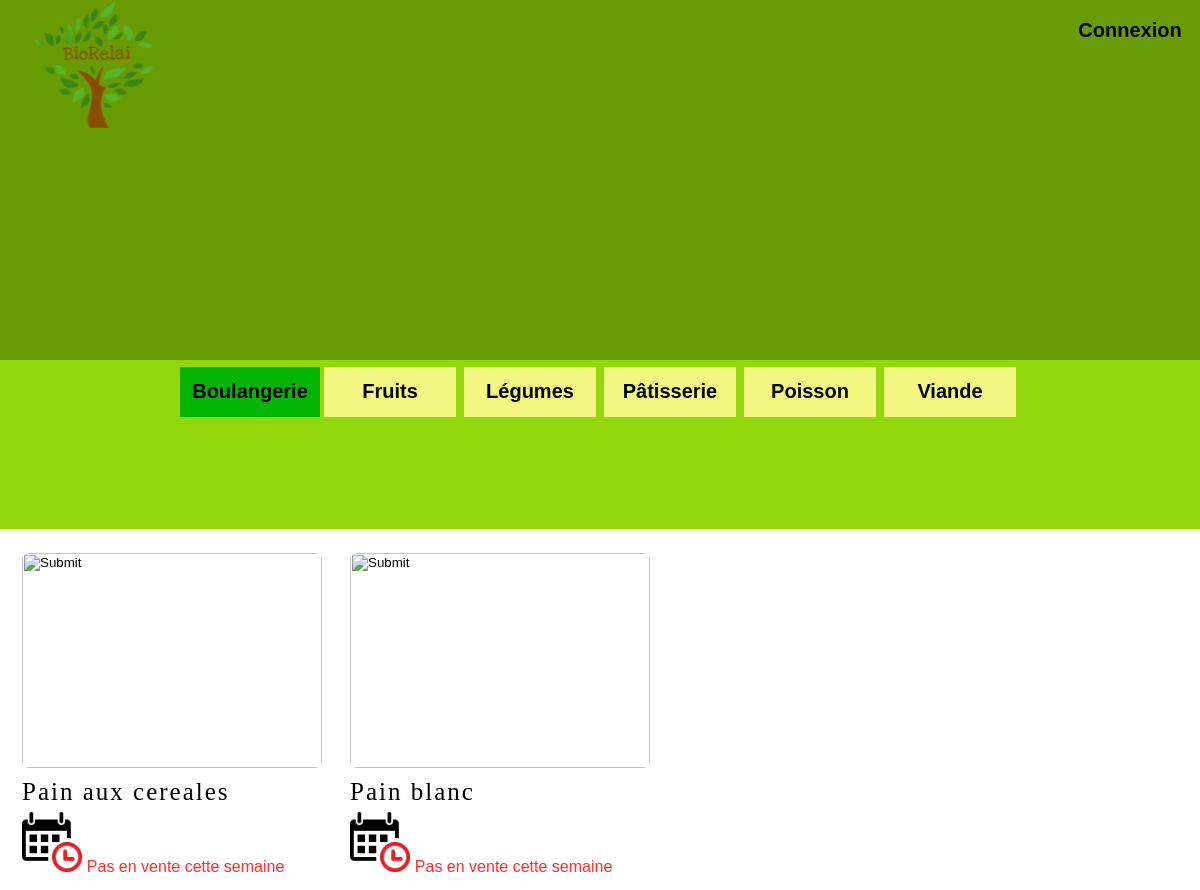
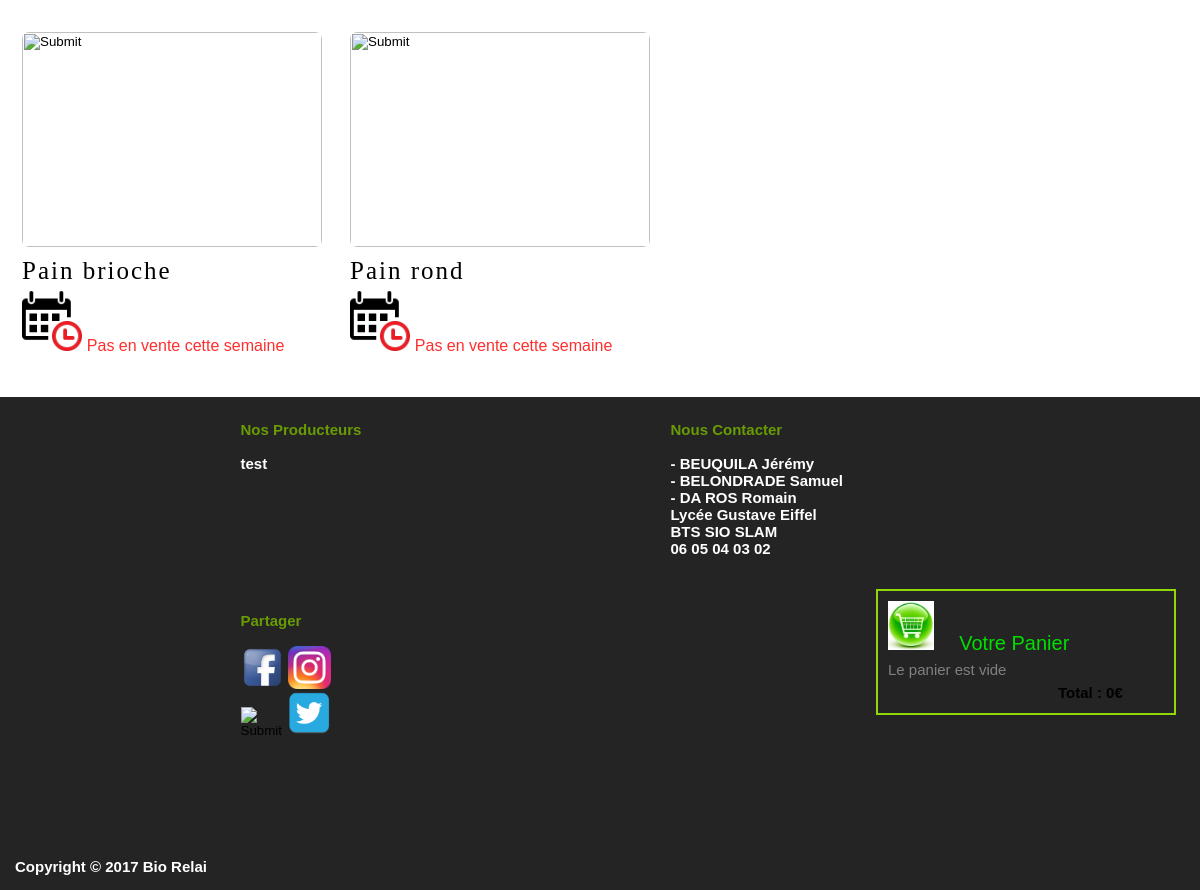
Screenshot of /index.php?TypeProduit=BOU with the database file from the repository (2 pictures, top to bottom).
### tables this page shows
CREATE TABLE IF NOT EXISTS TYPEPRODUIT
 (
   CODE CHAR(32) NOT NULL  ,
   LIBELLE CHAR(32) NULL
   , PRIMARY KEY (CODE)
 )
 comment = "";

CREATE TABLE IF NOT EXISTS PRODUIT
 (
   CODE CHAR(32) NOT NULL  ,
   NOM CHAR(32) NULL  ,
   TYPEPRODUIT CHAR(32) NOT NULL
   , PRIMARY KEY (CODE)
 )
 comment = "";

### modele/DTO/typeProduit.php (called while the page is built, shortened)
<?php
class TypeProduits
{
  private   $lesTypes;
  function __construct($lesTypes)
  {
    $this->lesTypes = $lesTypes;
  }
  public function getLesTypes()
  {
    return $this->lesTypes;
  }
}
 ?>

### modele/dao.php (called while the page is built, shortened)
<?php
class DBConnex extends PDO{
	private static $instance;
	public static function getInstance(){
		if ( !self::$instance ){
			self::$instance = new DBConnex();
		}
		return self::$instance;
	}
  public function queryFetchAll($sql){
		$sth  = $this -> query($sql);
		if ( $sth ){
			return $sth -> fetchAll(PDO::FETCH_ASSOC);
		}
		return false;
	}
}
class TypeProduitDAO{
	public static function selectListeTypeProduit()
  {
    $result = array();
    $sql = "SELECT * FROM  	typeproduit;";
    $liste = DBConnex::getInstance()->queryFetchAll($sql);
    if (count($liste) > 0)
    {
      foreach ($liste as $typeproduit)
      {
        $typeproduit = new TypeProduit($typeproduit['CODE'], $typeproduit['LIBELLE']);
        $result[] = $typeproduit;
      }
    }
    return $result;
  }
}
class ProduitDAO{
	public static function selectListeProduit($typeProduit)
  {
    $result = array();
    $sql = "SELECT * FROM  	produit where typeproduit='" . $typeProduit . "';";
    $liste = DBConnex::getInstance()->queryFetchAll($sql);
    if (count($liste) > 0)
    {
      foreach ($liste as $produit)
      {
        $produit = new Produit($produit['CODE'], $produit['NOM'],$produit['TYPEPRODUIT']);
        $result[] = $produit;
      }
    }
    return $result;
  }
}
 ?>

### controleur/controleurProduit.php (called while the page is built, shortened)
<?php
$_SESSION['ListeProduits'] = new Produits(ProduitDAO::selectListeProduit($_SESSION['typeProduitSelected']));
foreach ($_SESSION['ListeProduits']->getLesProduits() as $OBJ){
  $correct = preg_replace('#[\\/\'" éàâäêçèë]#', "", $OBJ->getNom());
  $correct = strtolower($correct);
  $correct = 'image/'.$correct;
  $formProduit = new Formulaire("POST","index.php","formProduit","produitthis");
  $formProduit->ajouterComposantLigne($formProduit->creerInputImage('imgProduit', 'imgProduit', $correct));
  $formProduit->ajouterComposantTab();
  $formProduit->ajouterComposantLigne($formProduit->creerLabelFor(ucfirst($OBJ->getNom()),"nomProduit"));
  $formProduit->ajouterComposantTab();
  if(ProduitDAO::estEnVente($OBJ,date("Y-m-d"))==1){
    $formProduit->ajouterComposantLigne($formProduit->concactComposants($formProduit->creerLabelFor("Prix : ","lblprixProd"),
                                        $formProduit->creerLabelFor(ProduitDAO::LePrixProduit($OBJ,date("Y-m-d"))."€",'prixProd'),0));
    $formProduit->ajouterComposantTab();
    $formProduit->ajouterComposantLigne($formProduit->concactComposants($formProduit->creerLabelFor("Quantité : ","lblQteProd"),
                                        $formProduit->creerLabelFor(ProduitDAO::LaQteProduit($OBJ,date("Y-m-d")),'QteProd'),0));
		if (!isset($_SESSION['typeIdentite']) || $_SESSION['typeIdentite'] == 'C'){
    	$formProduit->ajouterComposantLigne($formProduit->creerInputSubmitPanier($OBJ->getCode(),"ajoutCommande-btn"," Ajouter au panier "));
		}
  }
  elseif (ProduitDAO::estEnVente($OBJ,date("Y-m-d"))==0) {
    $formProduit->ajouterComposantLigne($formProduit->concactComposants($formProduit->creerInputImage2('imgCarton', 'imgCarton', "image\carton.jpg"),
                                                                        $formProduit->creerLabelFor(" Rupture de stock ","lblRupture"),0));
  }
  else{
    $formProduit->ajouterComposantLigne($formProduit->concactComposants($formProduit->creerInputImage2('imgTime', 'imgTime', "image\itime.jpg"),
                                        $formProduit->creerLabelFor(" Pas en vente cette semaine ","lblRupture"),0));
  }
  $formProduit->ajouterComposantTab();
  $formProduit->creerFormulaire();
}
include "vue/vueProduit.php";
 ?>

### library/formulaire.php (the view, shortened to what this page needs)
<?php
class Formulaire{
	private $method;
	private $action;
	private $nom;
	private $style;
	private $formulaireToPrint;
	private $ligneComposants = array();
	private $tabComposants = array();
	public function __construct($uneMethode, $uneAction , $unNom,$unStyle ){
		$this->method = $uneMethode;
		$this->action =$uneAction;
		$this->nom = $unNom;
		$this->style = $unStyle;
	}
	public function concactComposants($unComposant , $autreComposant ,$nbRetourLigne){
		for ($i=0; $i < $nbRetourLigne ; $i++) {
			$unComposant .= '<br>';
		}
		$unComposant .=  $autreComposant;
		return $unComposant ;
	}
	public function ajouterComposantLigne($unComposant){
		$this->ligneComposants[] = $unComposant;
	}
	public function ajouterComposantTab(){
		$this->tabComposants[] = $this->ligneComposants;
		$this->ligneComposants = array();
	}
	public function creerLabelFor($unLabel,$unNom){
		$composant = "<label style='width: 10px;height: 10px;' class = '" . $unNom . "' />" . $unLabel . "</label>";
		return $composant;
	}
	public function creerInputLogo($unNom, $unId, $uneSource){
		$composant = "<input  type = 'image' name = '" . $unNom . "' id = '" . $unId . "' ";
		$composant .= "src = '" . $uneSource . "'/>";
		return $composant;
	}
	public function creerInputImage($unNom, $uneClasse, $uneSource){
		$composant = "<input style='width:300px;' type = 'image' name = '" . $unNom . "' class= '" . $uneClasse . "' ";
		$composant .= "src = '" . $uneSource . "'/> ";
		return $composant;
	}
	public function creerInputImage2($unNom, $uneClasse, $uneSource){
		$composant = "<input  type = 'image' name = '" . $unNom . "' class= '" . $uneClasse . "' ";
		$composant .= "src = '" . $uneSource . "'/> ";
		return $composant;
	}
	public function creerFormulaire(){
		$this->formulaireToPrint = "<form method = '" .  $this->method . "' ";
		$this->formulaireToPrint .= "action = '" .  $this->action . "' enctype='multipart/form-data' ";
		$this->formulaireToPrint .= "name = '" .  $this->nom . "' ";
		$this->formulaireToPrint .= "class = '" .  $this->style . "' ><table>";
		foreach ($this->tabComposants as $uneLigneComposants){
			$this->formulaireToPrint .= "<tr><td><table>";
			foreach ($uneLigneComposants as $unComposant){
				$this->formulaireToPrint .= "<td>";
				$this->formulaireToPrint .= $unComposant ;
				$this->formulaireToPrint .= "</td>";
			}
			$this->formulaireToPrint .= "</table></td></tr>";
		}
		$this->formulaireToPrint .= "</table></form>";
		return $this->formulaireToPrint ;
	}
	public function afficherFormulaire(){
		return $this->formulaireToPrint ;
	}
}

### index.php (shortened to what this page needs)
<!DOCTYPE html>
<html lang="fr">
	<head>
	</head>
	<body>
		<?php
			include_once 'controleur/controleurPrincipal.php';
		?>
	</body>
</html>

### controleur/controleurPrincipal.php (shortened to what this page needs)
<?php
require_once 'library/menu.php';
require_once 'library/formulaire.php';
require_once 'modele/dao.php';
require_once 'modele\DTO\typeProduit.php';
$theMenuType=null;
	$_SESSION['ListeTypeProduit'] = new TypeProduits(TypeProduitDAO::selectListeTypeProduit());
	foreach ($_SESSION['ListeTypeProduit']->getLesTypes() as $OBJ){
	$menuTypeProduit = new menu("menuTypeProd");
	$menuTypeProduit->ajouterComposant($menuTypeProduit->creerItemLien($OBJ->getCode(),ucfirst($OBJ->getLibelle())));
	$theMenuType .= $menuTypeProduit->creerMenuType("TypeProduit",$_SESSION['TypeProduit']);
	}
$menuPrincipal = new Menu("menuP");
if (isset($_SESSION['identite']))
{
	$menuPrincipal->ajouterComposant($menuPrincipal->creerItemLien('InfoClient',"Bienvenue : " . $_SESSION['identite'][3]));
}
else
{
	$menuPrincipal->ajouterComposant($menuPrincipal->creerItemLien('Connexion',"Connexion"));
}
$leMenuP = $menuPrincipal->creerMenu('menuPrincipal');
include_once dispatcher::dispatch($_SESSION['menuPrincipal']);
 ?>

### library/menu.php (shortened to what this page needs)
<?php
class Menu{
	private $style;
	private $composants = array();
	public function __construct($unStyle ){
		$this->style = $unStyle;
	}
	public function ajouterComposant($unComposant){
		$this->composants[] = $unComposant;
	}
	public function creerMenu($nomMenu){
		$menu = "<ul class = '" .  $this->style . "'>";
		foreach($this->composants as $composant){
				$menu .= "<li>";
				$menu .= "<a href='index.php?". $nomMenu ;
				$menu .= "=" . $composant[0] . "' >";
				$menu .= "<span>" . $composant[1] ."</span>";
				$menu .= "</a>";
			$menu .= "</li>";
		}
		$menu .= "</ul>";
		return $menu ;
	}
	public function creerMenuType($nomMenu,$composantActif){
		$menu = "<ul class = '" .  $this->style . "'>";
		foreach($this->composants as $composant){
			if($composant[0] == $composantActif){
				$menu .= "<li class='actif'>";
				$menu .=  $composant[1] ;
			}
			else{
				$menu .= "<li>";
				$menu .= "<a href='index.php?". $nomMenu ;
				$menu .= "=" . $composant[0] . "' >";
				$menu .= "<span>" . $composant[1] ."</span>";
				$menu .= "</a>";
			$menu .= "</li>";
		}
		}
		$menu .= "</ul>";
		return $menu ;
	}
	}

### vue/vueProduit.php
<div class="conteneur">
  <header>
      <?php include 'haut.php' ;?>
  </header>
    <div id='corpsProduit'>
      <?php
        echo $_SESSION['lesFormsProduit'];
      ?>
    </div>
    <div id="panier">
      <?php
      	if (!isset($_SESSION['typeIdentite']) || $_SESSION['typeIdentite'] == 'C'){
          echo $_SESSION['leFormPlanier'];
        }
       ?>
    </div>
    <footer>
        <?php include 'bas.php' ;?>
    </footer>
  </div>

### vue/haut.php
<nav class="menuPrincipal">
	<?php
	$formLogo = new Formulaire("post","index.php?menuPrincipal=Accueil","formLogo","formLogo");
	$formLogo->ajouterComposantLigne($formLogo->creerInputLogo("logo","logo","image\logo3.png"));
	$formLogo->ajouterComposantTab();
	$formLogo->creerFormulaire();
	echo $leMenuP;
	echo $formLogo->afficherFormulaire();
	?>
</nav>
<nav class="menuTypeProduit">
	<?php
		echo $theMenuType;
	?>
</nav>

### vue/bas.php
<div class="bas">
  <nav class="menuFooter">
  	<?php
    $formFooter = new Formulaire("post","index.php?menuPrincipal=Accueil","formFooter","formFooter");
    $formFooter->ajouterComposantLigne($formFooter->concactComposants($formFooter->creerLabelFor("Nos Producteurs ","lbltitreFooter"),
                                        $formFooter->creerLabelFor("test",'liste'),2));
    $formFooter->ajouterComposantLigne($formFooter->concactComposants($formFooter->creerLabelFor("Nous Contacter ","lbltitreFooter"),
                                        $formFooter->concactComposants($formFooter->creerLabelFor("- BEUQUILA Jérémy ","liste"),
                                        $formFooter->concactComposants($formFooter->creerLabelFor("- BELONDRADE Samuel ","liste"),
                                        $formFooter->concactComposants($formFooter->creerLabelFor("- DA ROS Romain ","liste"),
                                        $formFooter->concactComposants($formFooter->creerLabelFor("Lycée Gustave Eiffel ","liste"),
                                        $formFooter->concactComposants($formFooter->creerLabelFor("BTS SIO SLAM","liste"),
                                        $formFooter->creerLabelFor("06 05 04 03 02",'liste'),1),1),1),1),1),2));
    $formFooter->ajouterComposantLigne($formFooter->concactComposants($formFooter->creerLabelFor("Partager","lbltitreFooter"),
                                       $formFooter->concactComposants($formFooter->creerInputImage2('imgFooter1', 'imgFooter1',"image/fb.jpg"),
                                       $formFooter->concactComposants($formFooter->creerInputImage2('imgFooter2', 'imgFooter2', "image\insta.jpg"),
                                       $formFooter->concactComposants($formFooter->creerInputImage2('imgFooter1', 'imgFooter1', "image\snap.jpg"),
                                       $formFooter->creerInputImage2('imgFooter2', 'imgFooter2', "image/twitter.jpg"),0),1),0),2));
    $formFooter->ajouterComposantTab();
    $formFooter->creerFormulaire();
  	echo $formFooter->afficherFormulaire();
  	?>
  </nav>
  <p id="copy">Copyright © 2017 Bio Relai</p>
</div>

### style/BioRelai.css (style rules this page uses)
* { margin:0%; padding:0%; }
html, body { font-family: sans-serif; }
.conteneur { margin: 0px; padding: 0px; width: 100%; }
header { height: 27%; position: fixed; width: 100%; top: 0; left: 0; z-index: 10; }
.formLogo { height: 90px; position: fixed; width: 100px; top: 0; left: 0; z-index: 10; }
#logo { margin-top: -25px; width:170px; margin-left:10px; }
footer { background-color: #252424; color: white; font-weight: bold; font-size: 15px; width: 100%; height: inherit; }
footer p { padding: 15px; padding-top: 6%; }
.menuFooter { width: 100%; }
.menuFooter tr td table tr td { margin-top: 2%; width: 430px; height: 170px; padding-top: 3px; float:left; overflow:auto; display:inline; }
.lbltitreFooter { color:#699c04; margin-left: 55%; }
.liste { margin-left: 55%; }
.imgFooter1 { margin-left: 55%; width: 10%; }
.imgFooter2 { width: 10%; }
nav.menuPrincipal { background-color: #699c04; font-size: 0px; text-align: right; height: 75%; padding: 0px; }
nav.menuPrincipal ul { display: inline-block; list-style: none; margin-top:5px; }
nav.menuPrincipal ul li { display: inline-block; font-size: 20px; font-weight: bold; font-family: Helvetica; }
nav.menuPrincipal ul li a { display: table-cell; text-decoration: none; color: black; text-align: center; vertical-align: middle; height: 50px; width: 140px; }
nav.menuTypeProduit { text-align: CENTER; height: 35%; background-color: #92d70b; }
nav.menuTypeProduit ul { display: inline-block; list-style: none; margin-top:5px; }
nav.menuTypeProduit ul li { display: inline-block; font-size: 20px; font-weight: bold; font-family: Helvetica; background-color: #F3F781; margin-left: 3%; margin-right: 3%; margin-top: 1%; }
nav.menuTypeProduit ul li.actif { display: table-cell; text-decoration: none; color: black; text-align: center; vertical-align: middle; height: 50px; width: 140px; font-size: 20px; font-weight: bold; font-family: Helvetica; background-color: #04B404; margin-left: 3%; margin-right: 3%; }
nav.menuTypeProduit ul li a { display: table-cell; text-decoration: none; color: black; text-align: center; vertical-align: middle; height: 50px; width: 140px; margin-top: 1%; }
#corpsProduit { display: inline-block; min-height: 300px; height: auto; width: 75%; margin-top: 15%; }
.nomProduit { font-family: Snell Roundhand , cursive; letter-spacing: 2px; font-size: 25px; }
.lblRupture { text-align: center; color:#FE2E2E; }
.imgTime { width: 20%; display: inline-block; }
.produitthis { margin-left: 2%; height: 320px; width: 310px; display: inline-block; margin-bottom: 5%; }
.imgProduit { max-width: 100%; height: 215px; border-radius: 7px; }
#panier { display: inline-block; width: 300px; font-size: 15px; height: inherit; float: right; margin-right: 2%; margin-top: 16%; }
.imgPanier { width: 20%; }
.panierthis { padding: 2% 2% 2% 2%; border: 2px solid #92d70b; }
.lblPanier { margin-top: -13%; font-size: 20px; text-decoration: bold; margin-left: 9%; color:#01DF01; }
.panierthis .lbltotal { font-weight: bold; margin-left: 170px; }
.panierthis .prixTotal { font-weight: bold; }
.panierthis .lblVide { color : grey; }

### rows the page displays
typeproduit: CODE "Boulangerie"
typeproduit: composant "Fruits"
typeproduit: composant "Légumes"
typeproduit: composant "Pâtisserie"
typeproduit: composant "Poisson"
typeproduit: composant "Viande"
produit: NOM "Pain aux cereales"
produit: NOM "Pain blanc"
produit: NOM "Pain brioche"
produit: NOM "Pain rond"

### other values shown
$composant[1] "Connexion"
